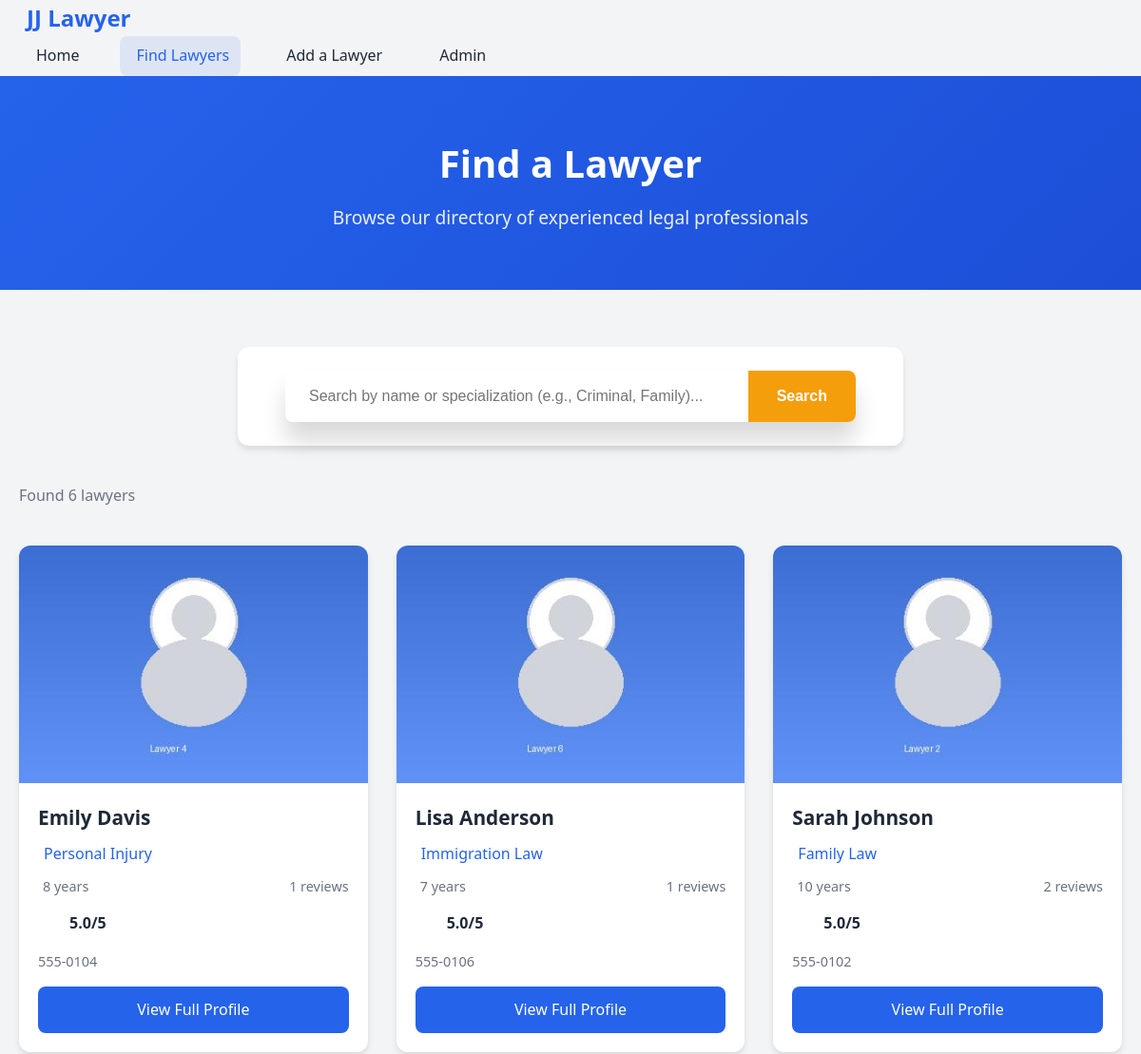
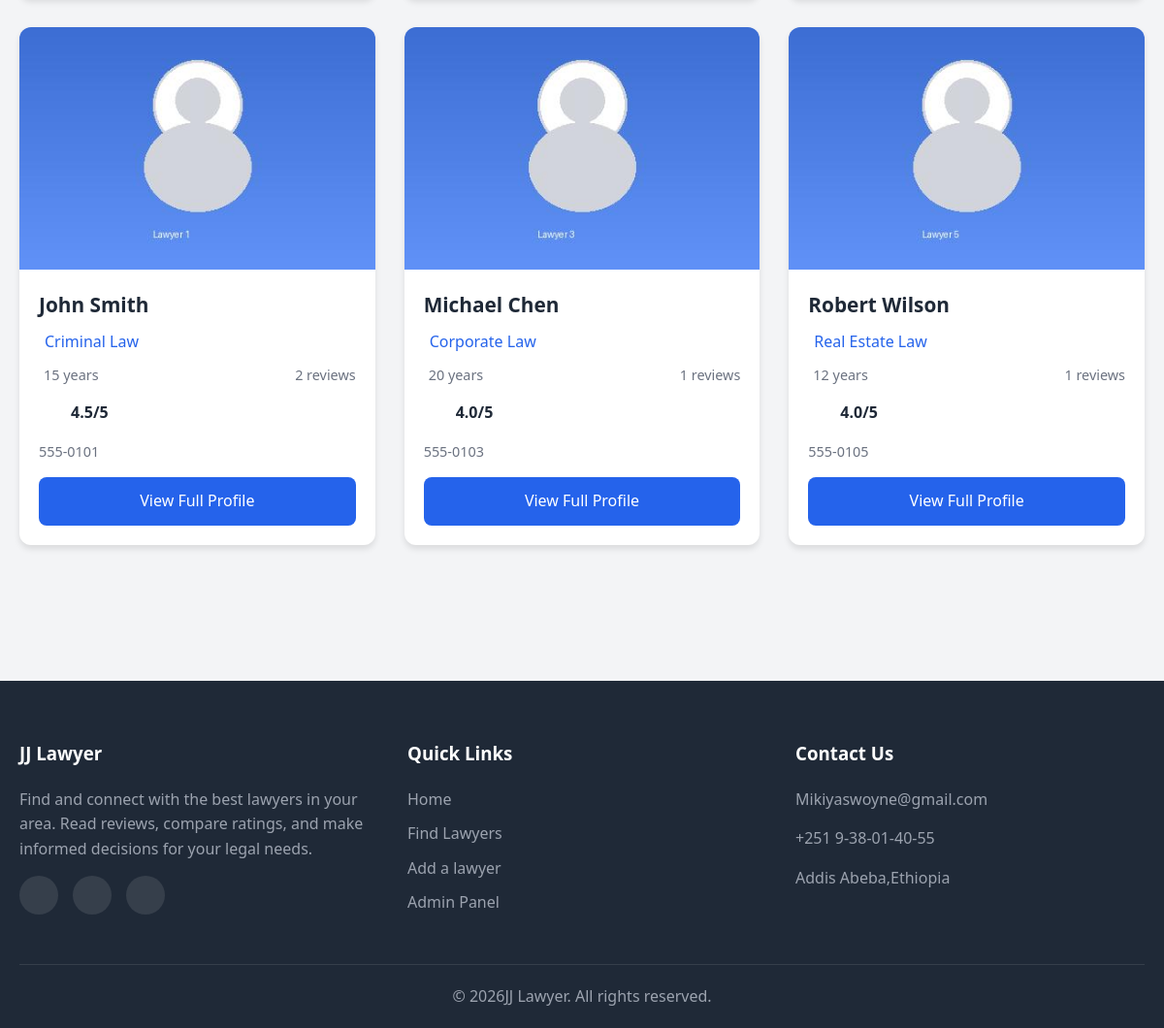
/lawyers.php, run on the app's committed database (2 pictures, top to bottom).
### tables this page shows
CREATE TABLE IF NOT EXISTS lawyers (
     
    id INT AUTO_INCREMENT PRIMARY KEY,
    
     
    name VARCHAR(255) NOT NULL,
    
     
    photo VARCHAR(255) DEFAULT 'default-avatar.jpg',
    
     
    specialization VARCHAR(100) NOT NULL,
    
     
    experience INT DEFAULT 0,
    
     
    phone VARCHAR(20),
    
     
    email VARCHAR(255),
    
     
    status TINYINT DEFAULT 0,
    
     
    created_at TIMESTAMP DEFAULT CURRENT_TIMESTAMP
);

### lawyers.php (the view, shortened to what this page needs)
<?php
include 'includes/database.php';
include 'includes/header.php';
$search = isset($_GET['search']) ? trim($_GET['search']) : '';
try {
    if (!empty($search)) {
        $sql = "
            SELECT
                l.*,
                COALESCE(AVG(r.rating), 0) as avg_rating,
                COUNT(r.id) as review_count
            FROM lawyers l
            LEFT JOIN reviews r ON l.id = r.lawyer_id
            WHERE l.status = 1
            AND (l.name LIKE :search OR l.specialization LIKE :search)
            GROUP BY l.id
            ORDER BY avg_rating DESC, l.name ASC
        ";
        $stmt = $pdo->prepare($sql);
        $searchTerm = "%$search%";
        $stmt->execute(['search' => $searchTerm]);
    } else {
        $sql = "
            SELECT
                l.*,
                COALESCE(AVG(r.rating), 0) as avg_rating,
                COUNT(r.id) as review_count
            FROM lawyers l
            LEFT JOIN reviews r ON l.id = r.lawyer_id
            WHERE l.status = 1
            GROUP BY l.id
            ORDER BY avg_rating DESC, l.name ASC
        ";
        $stmt = $pdo->query($sql);
    }
    $lawyers = $stmt->fetchAll();
} catch (PDOException $e) {
    $lawyers = [];
    $error = "Error fetching lawyers: " . $e->getMessage();
}
?>
<section class="page-header">
    <div class="container">
        <h1>Find a Lawyer</h1>
        <p>Browse our directory of experienced legal professionals</p>
    </div>
</section>
<section class="section" style="padding-bottom: 20px;">
    <div class="container">
        <div class="form-container" style="max-width: 700px; padding: 25px;">
            <form action="lawyers.php" method="GET" class="search-box" style="border-radius: 8px;">
                <input
                    type="text"
                    name="search"
                    id="lawyerSearch"
                    value="<?php echo htmlspecialchars($search); ?>"
                    placeholder="Search by name or specialization (e.g., Criminal, Family)..."
                    aria-label="Search lawyers"
                >
                <button type="submit" style="border-radius: 0;">
                    <i class="fas fa-search"></i> Search
                </button>
            </form>
        </div>
    </div>
</section>
<section class="section" style="padding-top: 20px;">
    <div class="container">
        <p style="margin-bottom: 20px; color: var(--text-light);">
            Found <?php echo count($lawyers); ?> lawyer<?php echo count($lawyers) !== 1 ? 's' : ''; ?>
        </p>
        <?php if (count($lawyers) > 0): ?>
            <div class="lawyers-grid">
                <?php foreach ($lawyers as $lawyer): ?>
                    <div class="lawyer-card">
                        <img
                            src="images/<?php echo htmlspecialchars($lawyer['photo']); ?>"
                            alt="<?php echo htmlspecialchars($lawyer['name']); ?>"
                            class="lawyer-photo"
                            onerror="this.src='images/default-avatar.jpg'"
                        >
                        <div class="lawyer-info">
                            <h3><?php echo htmlspecialchars($lawyer['name']); ?></h3>
                            <div class="lawyer-specialization">
                                <?php echo htmlspecialchars($lawyer['specialization']); ?>
                            </div>
                            <div class="lawyer-meta">
                                <span>
                                    <?php echo $lawyer['experience']; ?> years
                                </span>
                                <span>
                                    <?php echo $lawyer['review_count']; ?> reviews
                                </span>
                            </div>
                            <div class="rating" style="margin-bottom: 15px;">
                                <span class="rating-number">
                                    <?php echo number_format($lawyer['avg_rating'], 1); ?>/5
                                </span>
                            </div>
                            <p style="color: var(--text-light); font-size: 0.9rem; margin-bottom: 15px;">
                                <?php echo htmlspecialchars($lawyer['phone']); ?>
                            </p>
                            <a href="lawyer-profile.php?id=<?php echo $lawyer['id']; ?>" class="btn-view-profile">
                                View Full Profile <i class="fas fa-arrow-right"></i>
                            </a>
                        </div>
                    </div>
                <?php endforeach; ?>
            </div>
        <?php endif; ?>
    </div>
</section>
<?php
include 'includes/footer.php';
?>

### css/style.css (style rules this page uses)
:root { --primary-color: #2563eb; --primary-dark: #1d4ed8; --primary-light: #3b82f6; --secondary-color: #f59e0b; --success-color: #10b981; --danger-color: #ef4444; --warning-color: #f59e0b; --text-dark: #1f2937; --text-light: #6b7280; --text-white: #ffffff; --bg-light: #f3f4f6; --bg-white: #ffffff; --border-color: #e5e7eb; --font-family: 'Segoe UI', Tahoma, Geneva, Verdana, sans-serif; --container-max-width: 1200px; --section-padding: 60px; --card-border-radius: 12px; --btn-border-radius: 8px; --shadow-sm: 0 1px 2px rgba(0, 0, 0, 0.05); --shadow-md: 0 4px 6px rgba(0, 0, 0, 0.1); --shadow-lg: 0 10px 15px rgba(0, 0, 0, 0.1); --shadow-xl: 0 20px 25px rgba(0, 0, 0, 0.15); }
* { margin: 0; padding: 0; box-sizing: border-box; }
a { text-decoration: none; color: inherit; }
img { max-width: 100%; height: auto; display: block; }
.container { max-width: var(--container-max-width); margin: 0 auto; padding: 0 20px; }
.page-header { background: linear-gradient(135deg, var(--primary-color), var(--primary-dark)); color: var(--text-white); padding: 60px 0; text-align: center; }
.page-header h1 { font-size: 2.5rem; margin-bottom: 10px; }
.page-header p { font-size: 1.2rem; opacity: 0.9; }
.section { padding: var(--section-padding) 0; }
.search-box { max-width: 600px; margin: 0 auto; display: flex; background-color: var(--text-white); border-radius: 50px; overflow: hidden; box-shadow: var(--shadow-xl); }
.search-box input { flex: 1; padding: 18px 25px; border: none; font-size: 1rem; outline: none; }
.search-box button { padding: 18px 30px; background-color: var(--secondary-color); color: var(--text-white); border: none; cursor: pointer; font-size: 1rem; font-weight: 600; transition: background-color 0.3s ease; }
.lawyers-grid { display: grid; grid-template-columns: repeat(auto-fill, minmax(300px, 1fr)); gap: 30px; padding: 20px 0; }
.lawyer-card { background-color: var(--bg-white); border-radius: var(--card-border-radius); overflow: hidden; box-shadow: var(--shadow-md); transition: transform 0.3s ease, box-shadow 0.3s ease; }
.lawyer-photo { width: 100%; height: 250px; object-fit: cover; background-color: var(--bg-light); }
.lawyer-info { padding: 20px; }
.lawyer-info h3 { font-size: 1.3rem; margin-bottom: 8px; color: var(--text-dark); }
.lawyer-specialization { color: var(--primary-color); font-weight: 500; margin-bottom: 10px; display: flex; align-items: center; gap: 6px; }
.lawyer-meta { display: flex; justify-content: space-between; align-items: center; margin-bottom: 15px; color: var(--text-light); font-size: 0.9rem; }
.lawyer-meta span { display: flex; align-items: center; gap: 5px; }
.btn-view-profile { display: block; text-align: center; padding: 12px; background-color: var(--primary-color); color: var(--text-white); border-radius: var(--btn-border-radius); font-weight: 500; transition: background-color 0.3s ease; }
.form-container { max-width: 600px; margin: 0 auto; background-color: var(--bg-white); padding: 40px; border-radius: var(--card-border-radius); box-shadow: var(--shadow-md); }
.rating { display: flex; align-items: center; gap: 5px; }
.rating .rating-number { margin-left: 8px; font-weight: 600; color: var(--text-dark); }

### data on the page
lawyers: photo (picture), name "Emily Davis", specialization "Personal Injury", experience "8", review_count "1", avg_rating "5.0", phone "555-0104"
lawyers: photo (picture), name "Lisa Anderson", specialization "Immigration Law", experience "7", review_count "1", avg_rating "5.0", phone "555-0106"
lawyers: photo (picture), name "Sarah Johnson", specialization "Family Law", experience "10", review_count "2", avg_rating "5.0", phone "555-0102"
lawyers: photo (picture), name "John Smith", specialization "Criminal Law", experience "15", review_count "2", avg_rating "4.5", phone "555-0101"
lawyers: photo (picture), name "Michael Chen", specialization "Corporate Law", experience "20", review_count "1", avg_rating "4.0", phone "555-0103"
lawyers: photo (picture), name "Robert Wilson", specialization "Real Estate Law", experience "12", review_count "1", avg_rating "4.0", phone "555-0105"

### other printed values
count($lawyers) "6"
